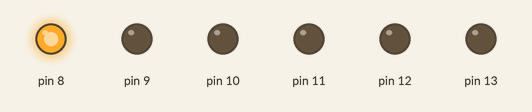
Simulated run of this sketch. Board: Arduino Uno, built with avr-gcc and run on an emulated ATmega328P. Parts: output pins drawn as LEDs (lit = HIGH).

Above: at 0.2 s.
At 2.2 s:
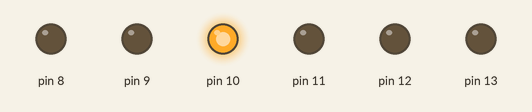
At 3.2 s:
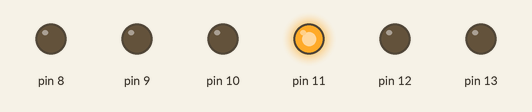
At 3.7 s:
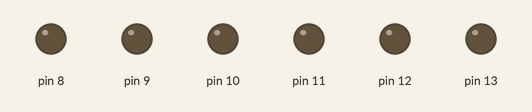
At 5.2 s:
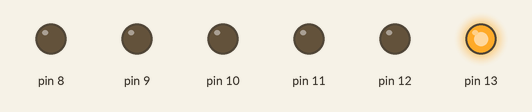
At 7.2 s:
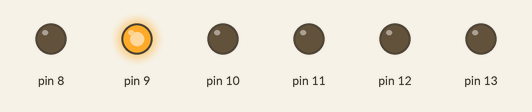
Timing chart, 0 to 7.8 s (numbered marks = the images above):
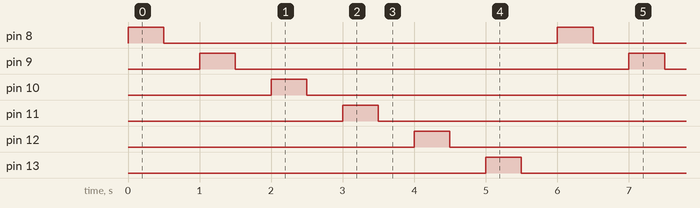

The sketch:

sketch_jun24d.ino
```cpp
void setup()
{
  for (int i=8; i<=13; i++)    //通过循环的方式设置2-7号引脚为输出状态
  {
    pinMode(i,OUTPUT);
  }
}
void loop()
{
  for (int x=8; x<=13; x++)   //通过循环的方式依次让每个引脚的led在1秒内完成明灭
  {
    digitalWrite(x,HIGH);
    delay(500);
    digitalWrite(x,LOW);
    delay(500);
  }
}
```

Measured:
- by itself, pin 8–13: alternates HIGH for 0.50 s and LOW for 5.5 s
- by itself, everything shown: repeats every 6.0 s, in 12 steps
